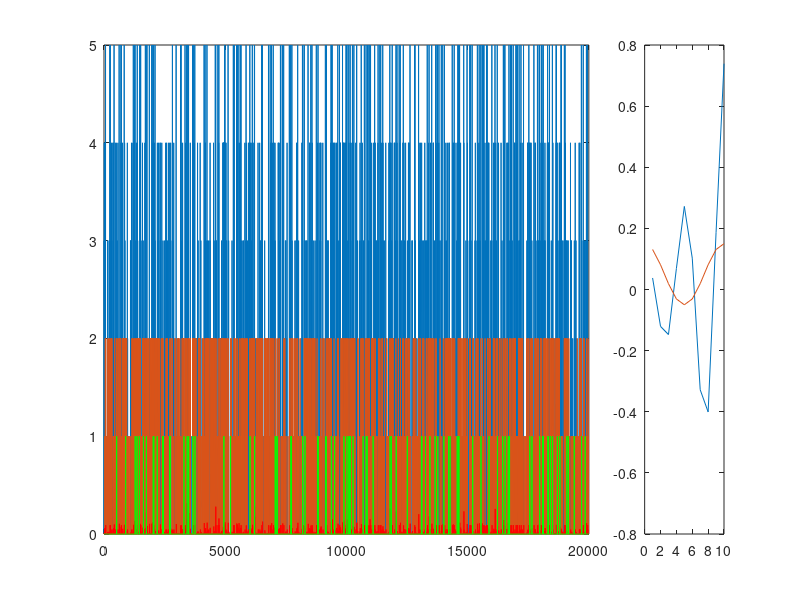

MATLAB code for this plot: (Note: this script raises an error after producing the figure.)
close all
clear
clc

tic

load('generated_data_1.mat')

[x_len n_inputs ]=size(x);
[k_len k_co]=size(k);
if n_inputs~= k_co
    error('x and k must have the same number of rows (i.e. inputs)');
end
x=double(x); % data was in integer format, so this makes sure it is double as required by lassoglm
y=double(y);

x_mat=[]; % builds the toeplitz matrix with x.  
          % horizontally concatinates toeplitz matrices for each input channel
          % each row is a time step
for i_input=1:n_inputs
    x_mat=[x_mat toeplitz(x(:,i_input),[x(1,i_input) zeros(1,k_len-1)])];
end

x_mat_pad=[ones(x_len,1) x_mat]; % adds a column of ones for the constant term.  This is only used for evaluating the model later.

lever_hist_mat=toeplitz([0; y(1:(end-1))],[0 zeros(1,length(h)-1)]);

figure
subplot(1,5,1:4)
plot(x)
hold on
plot(rho,'r')
plot(y,'g')
hold off
subplot(1,5,5)
plot(k)
set(gcf,'Position',[74 535 1319 263])

% [bb,dev,stats] = glmfit([x_mat lever_hist_mat],y,'binomial','link','logit','constant','on'); % glmfit could be used instead.  glmfit outputs different stuff that lassoglm, so simply commenting this one in won't work right away
% [B,FitInfo] = lassoglm([x_mat lever_hist_mat],y,'binomial','Alpha',.25,'CV',10,'NumLambda',50,'LambdaRatio',10^-4); % if you have more time, more CV groups and more lambda
[B,FitInfo] = lassoglm([x_mat lever_hist_mat],y,'binomial','Alpha',.25,'CV',3,'NumLambda',20,'LambdaRatio',10^-4);

lassoPlot(B); % makes a plot of the coefficients over the L1 norm (a lasso plot)
lassoPlot(B,FitInfo,'plottype','CV') % plots deviance vs. lambda
%%

selected_lambda=FitInfo.IndexMinDeviance % index of best model based on min deviance
% selected_lambda=1 % alternatively just pick a model by hand

bb=B(:,selected_lambda); % bb is [k1; k2; h]
bbb=[FitInfo.Intercept(selected_lambda); bb]; % bbb is [b; k1, k2; h] This is the vector with all of fit coefficients

rho_hat = glmval(bbb,[x_mat_pad lever_hist_mat],'logit','constant','off'); % Uses the fit coefficients and the original input data to generate the ouput rho

figure % plot the original rho against the fit rho on the same input data
subplot(2,1,1)
plot(rho,'k')
subplot(2,1,2)
plot(rho_hat,'g')


figure % plot all of the fit coefficients against the orignal coefficents
k_fit=reshape(bb(1:(k_co*k_len)),k_len,k_co);
for i_input=1:n_inputs
    subplot(2,n_inputs,i_input)
    plot(k(:,i_input),'b')
    hold on
    plot(k_fit(:,i_input),'r')
end
hold off
subplot(2,n_inputs,(n_inputs+1):2*n_inputs)
plot(h)
hold on
h_fit=bb(k_co*k_len+1:end);
plot(h_fit,'r')
hold off
title(['generative b = ' num2str(b) ', fit b = ' num2str(FitInfo.Intercept(selected_lambda))])
legend('generative parameters','fit parameters')

toc

